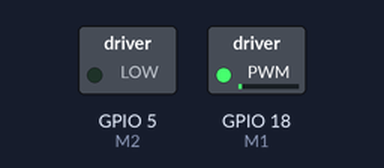
This sketch was run on a simulated ESP32. On the bench: switched loads named in the sketch (green lamp = pin HIGH).

Above: at 0.05 s.
At 4.55 s:
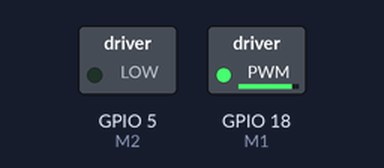
At 9.15 s:
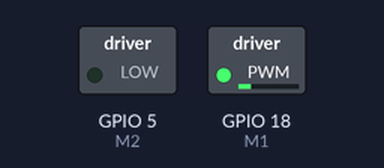
At 19.45 s:
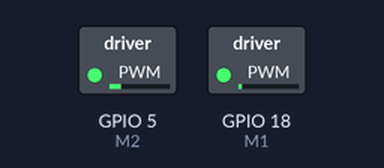
Timing chart, 0 to 26.5 s (numbered marks = the images above):
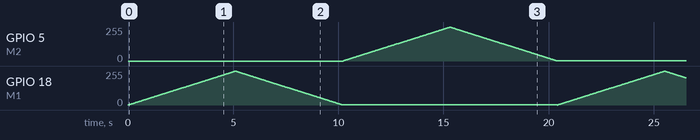

The sketch:

motor_esp32.ino
```cpp
// https://microkontroller.ru/esp32-projects/ispolzovanie-shirotno-impulsnoj-modulyaczii-shim-v-esp32/

// пины моторшилда
const int M1 = 18;  // 18 corresponds to GPIO16
const int M2 = 5;
// устанавливаем настройки формирования ШИМ
const int Hz = 15000; // частота ШИМ (для моторов рекомендуют не менее 20 кГц)
const int M1Channel = 0; // создаем канал для первого ШИМ
const int M2Channel = 1; // создаем канал для второго ШИМ
const int bits = 8; // разрядность (для управления) ШИМ
const int dt = 20; // скорость изменения скорости моторов (для теста)

void setup(){
  // настраиваем ШИМ в соответствии с ранее указанными настройками
  ledcSetup(M1Channel, Hz, bits);
  ledcSetup(M2Channel, Hz, bits);
  // назначаем контакт и канал для формирования ШИМ
  ledcAttachPin(M1, M1Channel);
  ledcAttachPin(M2, M2Channel);
  // переключаем ШИМы в ноль(чтобы все стояло)
  ledcWrite(M1Channel, 0);
  ledcWrite(M2Channel, 0);
}
void loop(){
  // крутим мотор вперед (ускорение)
  for (int i = 0; i<255; i++) {
    ledcWrite(M1Channel, i);
    delay(dt);
  }
  // крутим мотор вперед (торможение)
  for (int i = 255; i>0; i--) {
    ledcWrite(M1Channel, i);
    delay(dt);
  }
  // крутим мотор назад (ускорение)
  for (int i = 0; i<255; i++) {
    ledcWrite(M2Channel, i);
    delay(dt);
  }
  // крутим мотор назад (торможение)
  for (int i = 255; i>0; i--) {
    ledcWrite(M2Channel, i);
    delay(dt);
  }
}
```
